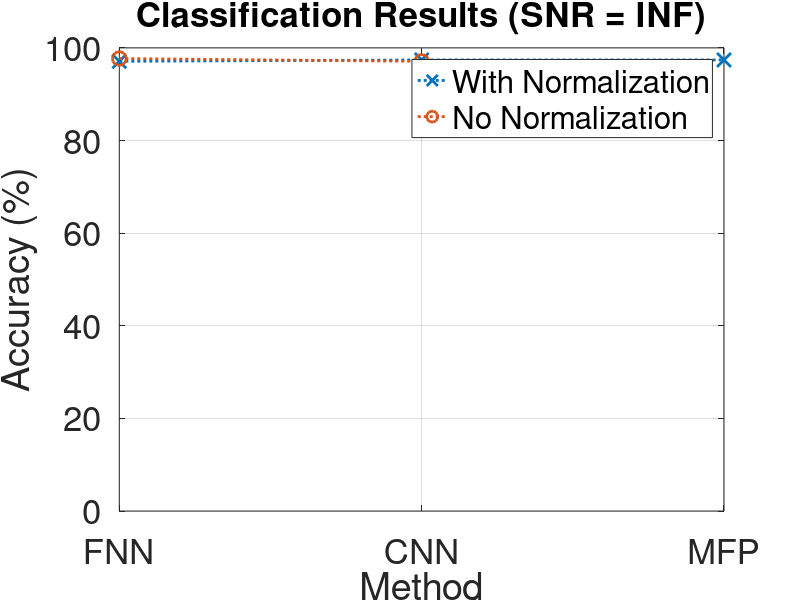

This figure's MATLAB source: (Note: this script raises an error after producing the figure.)
%% Classification methods
cat = {'FNN' 'CNN' 'MFP'};
x = [1,2,3];

class_norm = [97.1 97.4 97.4];
class_nonorm = [97.7 97.1 NaN];

figure
plot(x,class_norm,':x','MarkerSize',10,'LineWidth',2)
hold on
plot(x,class_nonorm,':o','MarkerSize',10,'LineWidth',2)

set(gca,'xtick',1:3,'xticklabel',cat)
set(gca,'fontsize',25)
title('Classification Results (SNR = INF)','FontSize',25)
grid on

xlabel('Method')
ylabel('Accuracy (%)')
ylim([0 100])
legend('With Normalization', 'No Normalization')

%% Regression Methods

reg_norm_mape = [5.61 6.36 2.83];
reg_norm_1km = [69.6 70 98];
reg_nonorm_mape = [3.82 2.52 NaN];
reg_nonorm_1km = [80.5 89.8 NaN];

fig = figure;
left_color = [0 0.3 0.7];
right_color = [0.8 0.1 0];
set(fig,'defaultAxesColorOrder',[left_color; right_color]);

yyaxis left
plot(x,reg_norm_mape,'k:x','MarkerSize',10,'LineWidth',2)
hold on
plot(x,reg_nonorm_mape,'k:o','MarkerSize',10,'LineWidth',2)
ylabel('MAPE (%)')
ylim([0 100])


plot(x,reg_norm_mape,':x','MarkerSize',10,'LineWidth',2)
hold on
plot(x,reg_nonorm_mape,':o','MarkerSize',10,'LineWidth',2)
ylabel('MAPE (%)')
ylim([0 100])

yyaxis right
plot(x,reg_norm_1km,':x','MarkerSize',10,'LineWidth',2)
hold on
plot(x,reg_nonorm_1km,':o','MarkerSize',10,'LineWidth',2)
ylabel('% within 1km of Actual')
ylim([0 100])

set(gca,'xtick',1:4,'xticklabel',cat)
set(gca,'fontsize',25)
grid on

xlabel('Method')
title('Regression Results (SNR = INF)','FontSize',25)

legend('With Normalization','No Normalization')

%% CNN classification SNR

cnn_class_snr_norm = [1.7 15.3 86.9 97 97.2 97.2];
bartlett_mfp = [40.8 94.1 95.8 97.2 97.2 97.4];

snr = {'-10' '-5' '0' '5' '10' 'INF'};
x1 = [1,2,3,4,5,6];

figure

plot(x1,cnn_class_snr_norm,'b:x','MarkerSize',10,'LineWidth',2)
hold on
plot(x1,bartlett_mfp,'r:x','MarkerSize',10,'LineWidth',2)

set(gca,'xtick',1:6,'xticklabel',snr)
set(gca,'fontsize',25)
grid on

xlabel('SNR (dB)')
ylabel('Accuracy (%)')
ylim([0 100])
legend('CNN','MFP')

title('Classification Results with SNR','FontSize',25)

%% CNN reg SNR

cnn_mape_snr_norm = [81.96 83.9 59.67 8.67 3.87 3.86];
mfp_mape = [64.97 7.1 4.59 3.13 3.05 2.83];

cnn_1km_snr_norm = [4.3 6.5 25.3 68.8 81.2 81.3];
mfp_1km = [43.9 94.7 96.5 97.9 97.8 98];

fig = figure;
left_color = [0 0.3 0.7];
right_color = [0.8 0.1 0];
set(fig,'defaultAxesColorOrder',[left_color; right_color]);

yyaxis left
plot(x1,cnn_mape_snr_norm,'k:x','MarkerSize',10,'LineWidth',2)
hold on
plot(x1,mfp_mape,'k:o','MarkerSize',10,'LineWidth',2)
ylabel('MAPE (%)')
ylim([0 100])

plot(x1,cnn_mape_snr_norm,':x','MarkerSize',10,'LineWidth',2)
hold on
plot(x1,mfp_mape,':o','MarkerSize',10,'LineWidth',2)
ylabel('MAPE (%)')
ylim([0 100])

yyaxis right
plot(x1,cnn_1km_snr_norm,':x','MarkerSize',10,'LineWidth',2)
hold on
plot(x1,mfp_1km,':o','MarkerSize',10,'LineWidth',2)
ylabel('% within 1km of Actual')
ylim([0 100])

set(gca,'xtick',1:6,'xticklabel',snr)
set(gca,'fontsize',25)
grid on

xlabel('SNR (dB)')
title('Regression Results with SNR','FontSize',25)

legend('CNN','MFP')

%% Class SSP Deviation

SSP_var = [0 0.1 0.25 0.5];
cnn_class_ssp_norm = [97.4 29.8 11.8 4.3];
cnn_class_ssp_nonorm = [97.1 32.6 12.1 5.4];
fnn_class_ssp_norm = [97.1 28 7.1 4.4];
fnn_class_ssp_nonorm = [97.7 33 8.9 3.8];
mfp_class_ssp = [97.4 13.9 5.7 1.5];

figure
plot(SSP_var,fnn_class_ssp_norm,':rx','MarkerSize',10,'LineWidth',2)
hold on
plot(SSP_var,fnn_class_ssp_nonorm,':ro','MarkerSize',10,'LineWidth',2)
plot(SSP_var,cnn_class_ssp_norm,':bx','MarkerSize',10,'LineWidth',2)
plot(SSP_var,cnn_class_ssp_nonorm,':bo','MarkerSize',10,'LineWidth',2)
plot(SSP_var,mfp_class_ssp,':kx','MarkerSize',10,'LineWidth',2)
title('Classification Results with Random SSP Deviation (SNR = INF)','FontSize',25)
set(gca,'fontsize',25)
grid on

xlabel('Maximum SSP Deviation Percentage (%)')
ylabel('Accuracy (%)')
ylim([0 100])
legend('FNN (With Normalization)','FNN (No Normalization)','CNN (With Normalization)','CNN (No Normalization)','MFP (With Normalization)')

%% Reg SSP Deviation

SSP_var = [0 0.1 0.25 0.5];
cnn_mape_ssp_norm = [6.36 11.35 21.14 66.59];
cnn_mape_ssp_nonorm = [2.52 5.25 7.48 9.69];
fnn_mape_ssp_norm = [7.02 12.8 31.99 58.75];
fnn_mape_ssp_nonorm = [3.22 6.53 9.47 14.84];
mfp_mape_ssp = [2.83 50.39 71.76 90.58];

figure
plot(SSP_var,fnn_mape_ssp_norm,':rx','MarkerSize',10,'LineWidth',2)
hold on
plot(SSP_var,fnn_mape_ssp_nonorm,':ro','MarkerSize',10,'LineWidth',2)
plot(SSP_var,cnn_mape_ssp_norm,':bx','MarkerSize',10,'LineWidth',2)
plot(SSP_var,cnn_mape_ssp_nonorm,':bo','MarkerSize',10,'LineWidth',2)
plot(SSP_var,mfp_mape_ssp,':kx','MarkerSize',10,'LineWidth',2)
title('Regression MAPE with Random SSP Deviation (SNR = INF)','FontSize',25)
set(gca,'fontsize',25)
grid on

xlabel('Maximum SSP Deviation Percentage (%)')
ylabel('MAPE(%)')
ylim([0 100])
legend('FNN (With Normalization)','FNN (No Normalization)','CNN (With Normalization)','CNN (No Normalization)','MFP (With Normalization)')

SSP_var = [0 0.1 0.25 0.5];
cnn_1km_ssp_norm = [70 49.2 33.9 24.3];
cnn_1km_ssp_nonorm = [89.8 73.8 52 39.3];
fnn_1km_ssp_norm = [69.6 46.9 26.2 21.5];
fnn_1km_ssp_nonorm = [80.5 57.4 40.1 31.8];
mfp_1km_ssp = [98 33.5 16.8 9.4];

figure
plot(SSP_var,fnn_1km_ssp_norm,':rx','MarkerSize',10,'LineWidth',2)
hold on
plot(SSP_var,fnn_1km_ssp_nonorm,':ro','MarkerSize',10,'LineWidth',2)
plot(SSP_var,cnn_1km_ssp_norm,':bx','MarkerSize',10,'LineWidth',2)
plot(SSP_var,cnn_1km_ssp_nonorm,':bo','MarkerSize',10,'LineWidth',2)
plot(SSP_var,mfp_1km_ssp,':kx','MarkerSize',10,'LineWidth',2)
title('Regression Accuracy with Random SSP Deviation (SNR = INF)','FontSize',25)
set(gca,'fontsize',25)
grid on

xlabel('Maximum SSP Deviation Percentage (%)')
ylabel('% within 1km of Actual')
ylim([0 100])
legend('FNN (With Normalization)','FNN (No Normalization)','CNN (With Normalization)','CNN (No Normalization)','MFP (With Normalization)')

%% Class BL Deviation

SSP_var = [-10 -5 0 5 10];
cnnr = [7.7 3.58 1.81 0.91 0.62];
%fnn_class_ssp_nonorm = [26.7 20.9 28.3 97.7 17.1 11 4.2];
cnnc = [6.83 2.59 0.86 0.27 0.18];
%cnn_class_ssp_nonorm = [30.1 30.3 31.8 97.4 22.3 12.6 4];
mfp = [5.74 2.15 1.49 1.52 1.52];

figure
plot(SSP_var,cnnc,':rx','MarkerSize',10,'LineWidth',2)
hold on
%plot(SSP_var,fnn_class_ssp_nonorm,':ro','MarkerSize',10,'LineWidth',2)
plot(SSP_var,cnnr,':bx','MarkerSize',10,'LineWidth',2)
%plot(SSP_var,cnn_class_ssp_nonorm,':bo','MarkerSize',10,'LineWidth',2)
plot(SSP_var,mfp,':kx','MarkerSize',10,'LineWidth',2)
title('Prediction Errors with SNR','FontSize',25)
set(gca,'fontsize',25)
grid on

xlabel('SNR (dB)')
ylabel('Mean Absolute Error (km)')
ylim([0 8])
xlim([-10 10])
legend('CNN-C','CNN-R','MFP')

%% Reg BL Deviation

SSP_var = [-0.5 -0.25 -0.1 0 0.1 0.25 0.5];
cnn_mape_ssp_norm = [22.11 13.28 10.8 6.36 11.24 32.04 37.87];
cnn_mape_ssp_nonorm = [9.77 7.34 4.76 2.52 5.44 10.4 13.14];
fnn_mape_ssp_norm = [28.67 23 17.45 5.61 18.69 49.36 55.74];
fnn_mape_ssp_nonorm = [8.76 7.61 6.21 3.82 7.72 14.88 15.62];
mfp_mape_ssp = [75.13 66.19 58.34 2.83 61.48 89.51 77.8];

figure
plot(SSP_var,fnn_mape_ssp_norm,':rx','MarkerSize',10,'LineWidth',2)
hold on
plot(SSP_var,fnn_mape_ssp_nonorm,':ro','MarkerSize',10,'LineWidth',2)
plot(SSP_var,cnn_mape_ssp_norm,':bx','MarkerSize',10,'LineWidth',2)
plot(SSP_var,cnn_mape_ssp_nonorm,':bo','MarkerSize',10,'LineWidth',2)
plot(SSP_var,mfp_mape_ssp,':kx','MarkerSize',10,'LineWidth',2)
title('Regression MAPE with BL Strength (SNR = INF)','FontSize',25)
set(gca,'fontsize',25)
grid on

xlabel('Change to BL Strength (%)')
ylabel('MAPE(%)')
ylim([0 100])
legend('FNN (With Normalization)','FNN (No Normalization)','CNN (With Normalization)','CNN (No Normalization)','MFP (With Normalization)')

SSP_var = [-0.5 -0.25 -0.1 0 0.1 0.25 0.5];
cnn_1km_ssp_norm = [55 58.8 59.4 70 51.6 35.5 16.5];
cnn_1km_ssp_nonorm = [66.5 74.5 80.3 89.8 71.9 46.1 26];
fnn_1km_ssp_norm = [40.4 41 43.2 69.6 38.9 20.5 18.2];
fnn_1km_ssp_nonorm = [54.1 58.9 65.4 80.5 53 29.7 21.4];
mfp_1km_ssp = [29.7 33.5 36 98 27.7 21.1 10];

figure
plot(SSP_var,fnn_1km_ssp_norm,':rx','MarkerSize',10,'LineWidth',2)
hold on
plot(SSP_var,fnn_1km_ssp_nonorm,':ro','MarkerSize',10,'LineWidth',2)
plot(SSP_var,cnn_1km_ssp_norm,':bx','MarkerSize',10,'LineWidth',2)
plot(SSP_var,cnn_1km_ssp_nonorm,':bo','MarkerSize',10,'LineWidth',2)
plot(SSP_var,mfp_1km_ssp,':kx','MarkerSize',10,'LineWidth',2)
title('Regression Accuracy with BL Strengthn (SNR = INF)','FontSize',25)
set(gca,'fontsize',25)
grid on

xlabel('Change to BL Strength (%)')
ylabel('% within 1km of Actual')
ylim([0 100])
legend('FNN (With Normalization)','FNN (No Normalization)','CNN (With Normalization)','CNN (No Normalization)','MFP (With Normalization)')


%% Class Bottom SSP Deviation

SSP_var = [-0.25 -0.175 -0.1 0 0.1 0.175 0.25];
fnn_class_ssp_norm = [71.3 77.5 84.8 97.1 76.1 76.2 69.3];
fnn_class_ssp_nonorm = [72.9 77.9 86.6 97.7 83.1 78 68.2];
cnn_class_ssp_norm = [73.8 78.3 86 97.4 82 73.8 70.6];
cnn_class_ssp_nonorm = [73.3 79.3 85.2 97.1 83.5 76.3 68.6];
mfp_class_ssp = [80 84 90.1 97.4 85.7 83.5 79.2];

figure
plot(SSP_var,fnn_class_ssp_norm,':rx','MarkerSize',10,'LineWidth',2)
hold on
plot(SSP_var,fnn_class_ssp_nonorm,':ro','MarkerSize',10,'LineWidth',2)
plot(SSP_var,cnn_class_ssp_norm,':bx','MarkerSize',10,'LineWidth',2)
plot(SSP_var,cnn_class_ssp_nonorm,':bo','MarkerSize',10,'LineWidth',2)
plot(SSP_var,mfp_class_ssp,':kx','MarkerSize',10,'LineWidth',2)
title('Classification Results with Change to Bottom SSP (SNR = INF)','FontSize',25)
set(gca,'fontsize',25)
grid on

xlabel('Change to Bottom SSP (%)')
ylabel('Accuracy (%)')
ylim([60 100])
legend('FNN (With Normalization)','FNN (No Normalization)','CNN (With Normalization)','CNN (No Normalization)','MFP (With Normalization)')

%% Reg Bottom SSP Deviation

SSP_var = [-0.25 -0.175 -0.1 0 0.1 0.175 0.25];
cnn_mape_ssp_norm = [9.15 8.35 9.32 6.36 8 8.2 10.95];
cnn_mape_ssp_nonorm = [3.57 3.48 3.13 2.52 3.33 3.68 4.81];
fnn_mape_ssp_norm = [10.35 9.98 9.88 5.61 13.16 9.64 10.33];
fnn_mape_ssp_nonorm = [4.7 5.63 3.85 3.82 4.24 4.45 5.9];
mfp_mape_ssp = [7.32 6.24 4.49 2.83 6.49 5.8 8.03];

figure
plot(SSP_var,fnn_mape_ssp_norm,':rx','MarkerSize',10,'LineWidth',2)
hold on
plot(SSP_var,fnn_mape_ssp_nonorm,':ro','MarkerSize',10,'LineWidth',2)
plot(SSP_var,cnn_mape_ssp_norm,':bx','MarkerSize',10,'LineWidth',2)
plot(SSP_var,cnn_mape_ssp_nonorm,':bo','MarkerSize',10,'LineWidth',2)
plot(SSP_var,mfp_mape_ssp,':kx','MarkerSize',10,'LineWidth',2)
title('Regression MAPE with Change to Bottom SSP (SNR = INF)','FontSize',25)
set(gca,'fontsize',25)
grid on

xlabel('Change to Bottom SSP (%)')
ylabel('MAPE (%)')
ylim([0 20])
legend('FNN (With Normalization)','FNN (No Normalization)','CNN (With Normalization)','CNN (No Normalization)','MFP (With Normalization)')

SSP_var = [-0.25 -0.175 -0.1 0 0.1 0.175 0.25];
cnn_1km_ssp_norm = [52.7 55.1 59.7 70 53.5 48.7 39.2];
cnn_1km_ssp_nonorm = [71.9 76.2 83.6 89.8 76.8 69.8 58.7];
fnn_1km_ssp_norm = [46.4 49.2 54 69.6 35 39.4 38];
fnn_1km_ssp_nonorm = [64.3 66.5 70.1 80.5 66.8 63.9 56.1];
mfp_1km_ssp = [82.3 85.6 92.8 98 88.6 86 82];

figure
plot(SSP_var,fnn_1km_ssp_norm,':rx','MarkerSize',10,'LineWidth',2)
hold on
plot(SSP_var,fnn_1km_ssp_nonorm,':ro','MarkerSize',10,'LineWidth',2)
plot(SSP_var,cnn_1km_ssp_norm,':bx','MarkerSize',10,'LineWidth',2)
plot(SSP_var,cnn_1km_ssp_nonorm,':bo','MarkerSize',10,'LineWidth',2)
plot(SSP_var,mfp_1km_ssp,':kx','MarkerSize',10,'LineWidth',2)
title('Regression Accuracy with Change to Bottom SSP (SNR = INF)','FontSize',25)
set(gca,'fontsize',25)
grid on

xlabel('Change to Bottom SSP (%)')
ylabel('% within 1km of Actual')
ylim([0 100])
legend('FNN (With Normalization)','FNN (No Normalization)','CNN (With Normalization)','CNN (No Normalization)','MFP (With Normalization)')

%% BDepth

cnnc_1km = [93.6	97.2	98.4	99.2	91.4];
cnnr_1km = [79.8	93.4	95.4	95	73.2];
mfp_1km = [77.4	85.6	85.2	83.6	75];
cnnc_mae = [0.428	0.185	0.103	0.086	0.461];
cnnr_mae = [0.672	0.283	0.218	0.276	0.82];
mfp_mae = [1.26	0.854	0.884	0.961	1.428];
bdepth = [213.5	215.5	216.5	217.5	219.5];

% figure
% plot(bdepth,cnnc_1km,':rx','MarkerSize',10,'LineWidth',2)
% hold on
% plot(bdepth,cnnr_1km,':bx','MarkerSize',10,'LineWidth',2)
% plot(bdepth,mfp_1km,':kx','MarkerSize',10,'LineWidth',2)
% title('Prediction Errors with Bottom Depth','FontSize',25)
% set(gca,'fontsize',25)
% grid on
% 
% xlabel('Bottom Depth (m)')
% ylabel('% of Predictions within 1km of Actual Distance')
% ylim([0 100])
% xlim([213.5 219.5])
% legend('CNN-C','CNN-R','MFP')


figure
plot(bdepth,cnnc_mae,':rx','MarkerSize',10,'LineWidth',2)
hold on
plot(bdepth,cnnr_mae,':bx','MarkerSize',10,'LineWidth',2)
plot(bdepth,mfp_mae,':kx','MarkerSize',10,'LineWidth',2)
title('Prediction Errors with Bottom Depth','FontSize',25)
set(gca,'fontsize',25)
grid on

xlabel('Bottom Depth (m)')
ylabel('Mean Absolute Error (km)')
ylim([0 1.5])
xlim([213.5 219.5])
legend('CNN-C','CNN-R','MFP')

%% BL SSP

cnnc_1km = [61.6 63 65.3 98.9 59.9 39.4 16.2];
cnnr_1km = [59.3 60.9 64 85.9 60.2 41.5 23];
mfp_1km = [37.6 41 43.7 93.8 35.9 26.9 11.5];
cnnc_mae = [4.86 4.12 4.5 0.17 4.27 7.37 9.95];
cnnr_mae = [2.61 2.41 2.81 0.61 2.21 3.97 4.93];
mfp_mae = [10.2 10.22 10.25 1.56  10.89 11.58 12.84];
sspdev = [-0.5 -0.25 -0.1 0 0.1 0.25 0.5];

% figure
% plot(sspdev,cnnc_1km,':rx','MarkerSize',10,'LineWidth',2)
% hold on
% plot(sspdev,cnnr_1km,':bx','MarkerSize',10,'LineWidth',2)
% plot(sspdev,mfp_1km,':kx','MarkerSize',10,'LineWidth',2)
% title('Prediction Errors with BL Strength','FontSize',25)
% set(gca,'fontsize',25)
% grid on
% 
% xlabel('Bottom Depth (m)')
% ylabel('% of Predictions within 1km of Actual Distance')
% ylim([0 100])
% xlim([-0.5 0.5])
% legend('CNN-C','CNN-R','MFP')


figure
plot(sspdev,cnnc_mae,':rx','MarkerSize',10,'LineWidth',2)
hold on
plot(sspdev,cnnr_mae,':bx','MarkerSize',10,'LineWidth',2)
plot(sspdev,mfp_mae,':kx','MarkerSize',10,'LineWidth',2)
title('Prediction Errors with BL Strength','FontSize',25)
set(gca,'fontsize',25)
grid on

xlabel('Bottom Depth (m)')
ylabel('Mean Absolute Error (km)')
ylim([0 15])
xlim([-0.5 0.5])
legend('CNN-C','CNN-R','MFP')


